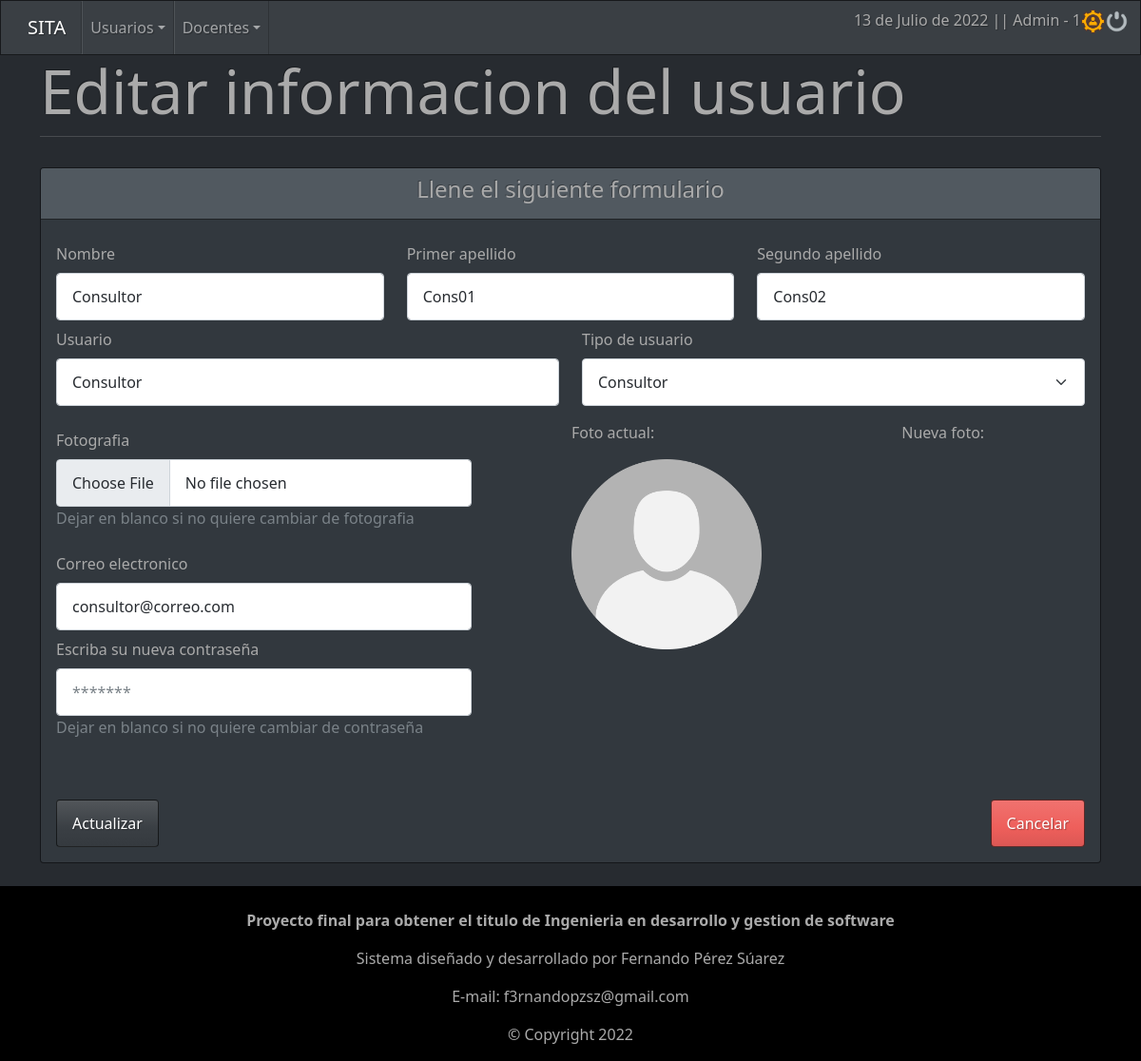
Screenshot of /sistema/secciones/editarUsuario.php?id=3 (signed in) with the database file from the repository.
### tables this page shows
CREATE TABLE `usuario` (
  `cve_usuario` int(11) NOT NULL AUTO_INCREMENT,
  `tipo` int(11) NOT NULL,
  `nombre` varchar(50) NOT NULL,
  `apellido1` varchar(50) NOT NULL,
  `apellido2` varchar(50) NOT NULL,
  `usuario` varchar(50) NOT NULL,
  `pass` varchar(255) NOT NULL,
  `foto` varchar(255) NOT NULL,
  `correo` varchar(200) NOT NULL,
  `activo` int(1) NOT NULL DEFAULT 1,
  PRIMARY KEY (`cve_usuario`),
  KEY `cve_tipo_usu` (`tipo`),
  KEY `tipo` (`tipo`),
  CONSTRAINT `usuario_ibfk_1` FOREIGN KEY (`tipo`) REFERENCES `tipo_usuario` (`cve_tipo_usu`) ON DELETE CASCADE ON UPDATE CASCADE
);

CREATE TABLE `tipo_usuario` (
  `cve_tipo_usu` int(11) NOT NULL AUTO_INCREMENT,
  `tipo` varchar(20) NOT NULL,
  `activo` int(1) NOT NULL DEFAULT 1,
  PRIMARY KEY (`cve_tipo_usu`)
);

### sistema/config/edit_user_form.php (the view, shortened to what this page needs)
<form action="" method="POST" enctype="multipart/form-data">
                      <div class="card">
                          <div class="card-header text-center">
                              <h4>Llene el siguiente formulario</h4>
                          </div>
                          <div class="card-body">
                                  <div class="row">
                                      <div class = "form-group col-md-4">
                                          <label class="form-label mt-2">Nombre</label>
                                          <input type="text" class="form-control" name="nombre" value="<?php echo $nombre; ?>" placeholder="Nombre(s)">
                                      </div>
                                      <div class = "form-group col-md-4">
                                          <label class="form-label mt-2">Primer apellido</label>
                                          <input type="text" class="form-control" name="apellido1" value="<?php echo $apellido1; ?>" placeholder="Primer apellido">
                                      </div>
                                      <div class = "form-group col-md-4">
                                          <label class="form-label mt-2">Segundo apellido</label>
                                          <input type="text" class="form-control" name="apellido2" value="<?php echo $apellido2; ?>" placeholder="Segundo apellido">
                                      </div>
                                  </div>
                                  <div class="row">
                                      <div class = "form-group col-md-6 mb-3">
                                          <label class="form-label mt-2">Usuario</label>
                                          <input type="text" class="form-control" name="usuario" value="<?php echo $usuario; ?>" placeholder="usuario">
                                      </div>
                                      <div class = "form-group col-md-6 mb-3">
                                          <label class="form-label mt-2">Tipo de usuario</label>
                                          <select class="form-select" name="tipo" id="tipo" <?php echo $restriccion; ?>>
                                              <?php
                                                  echo $option;
                                                          ?>
                                          </select>
                                      </div>
                                  </div>
                                  <div class="row">
                                      <div class = "form-group col-md-5">
                                          <label class="form-label mt-2">Fotografia</label>
                                          <input type="file" class="form-control" name="foto" id="foto">
                                          <p class="text-secondary">Dejar en blanco si no quiere cambiar de fotografia</p>
                                          <label class="form-label mt-2">Correo electronico</label>
                                          <input type="text" class="form-control" name="correo" value="<?php echo $correo; ?>" placeholder="ejemplo@correo.com">
                                          <label class="form-label mt-2">Escriba su nueva contraseña</label>
                                          <input type="password" class="form-control" name="pass" placeholder="*******">
                                          <p class="text-secondary">Dejar en blanco si no quiere cambiar de contraseña</p>
                                      </div>
                                      <div class = "form-group col-md-2 mx-auto">
                                          <div class="m-0 vh-50 row justify-content-center align-items-center">
                                              <div class="col-auto">
                                                  <p>Foto actual: </p>
                                                  <output><img src="/SITA/sistema/files/usuario/<?php echo $fotoa; ?>" style="width: 200px; height:200px;"></output>
                                              </div>
                                          </div>
                                      </div>
                                      <div class = "form-group col-md-2 mx-auto">
                                          <div class="m-0 vh-50 row justify-content-center align-items-center">
                                              <div class="col-auto">
                                                  <p>Nueva foto: </p>
                                              </div>
                                          </div>
                                      </div>
                                  </div>
                              <div class="text-center">
                                  <div class="alert"><?php echo isset($alert) ? $alert : ''; ?></div>
                                  <button type="submit" name="decision" value="actualizar" class="btn btn-primary" style="float: left;">Actualizar</button>
                                  <button type="submit" name="decision" value="cancelar" class="btn btn-danger" style="float: right;">Cancelar</button>
                              </div>
                          </div>
                      </div>
                  </form>

### rows the page displays
usuario: nombre "Consultor", apellido1 "Cons01", apellido2 "Cons02", usuario "Consultor", tipo "Consultor", correo "consultor@correo.com", foto (placeholder picture)

### other values shown
fechaC() "13 de Julio de 2022"
$s_usuario "Admin"
$s_tipo "1"
